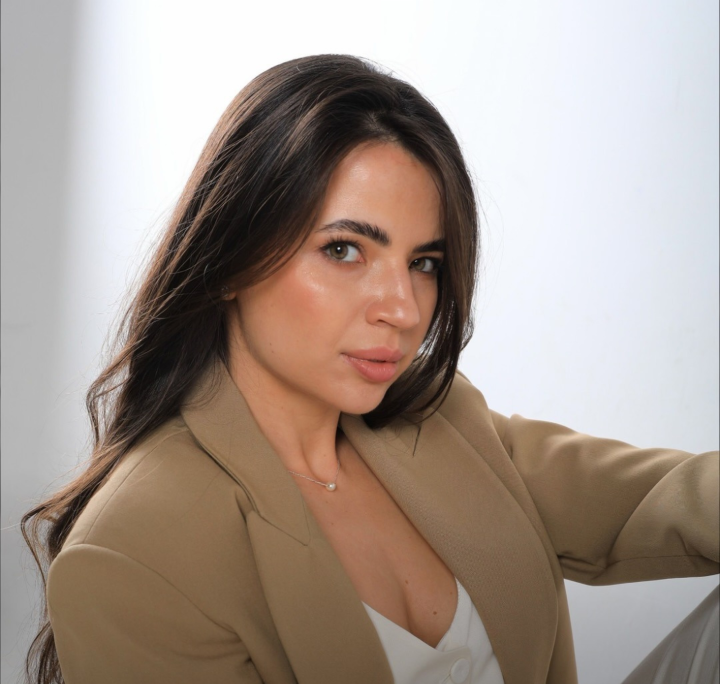
#> input picture materials/selected/marina-portrait.jpg, 2160 x 2052 px (shown at 1/3 size)
$ python images.py
#> lines starting #> are read from the running program, lines starting #| are printed output that depends on the picture
"""Готовит webp-варианты фото для site/assets/img из materials/.
Запуск: python3 tools/images.py"""
from pathlib import Path
from PIL import Image, ImageOps

ROOT = Path(__file__).resolve().parent.parent
IG = ROOT / 'materials/instagram/media'
SEL = ROOT / 'materials/selected'
OUT = ROOT / 'site/assets/img'

# имя: (исходник, кроп в долях (l, t, r, b), ширины)
SPECS = {
    'marina-portrait': (SEL / 'marina-portrait.jpg', (0, 0, 1, 1), (640, 1100)),
    'marina-window':   (SEL / 'marina-window.jpg', (0, 0, 1, 1), (640, 1100)),
    'marina-boutique': (SEL / 'marina-boutique.jpg', (0, 0, 1, 1), (691,)),
    'marina-licence':  (IG / 'Dd1NQjyiFb3-6.jpg', (0.0, 0.14, 0.92, 0.56), (640, 1100)),
    'marina-dele':     (IG / 'Dd1NQjyiFb3-4.jpg', (0.0, 0.0, 1.0, 0.56), (640, 1100)),
    'marina-observ':   (IG / 'DOxtH0ViL8F-0.jpg', (0.0, 0.2, 1.0, 0.665), (640, 1000)),
    'marina-imcas':    (IG / 'DUQhw_jiBd6-6.jpg', (0.0, 0.0, 1.0, 0.76), (640,)),
    'clinic-room':     (SEL / 'clinic-room.jpg', (0, 0, 1, 1), (720, 1400, 2200)),
    'device-volnewmer':(SEL / 'craft-device.jpg', (0, 0, 1, 1), (720, 1200)),
    'team':            (SEL / 'team-white.jpg', (0, 0, 1, 1), (720, 1200)),
    'scan-daylight':   (IG / 'DZNu7PIiESR-6.jpg', (0.0, 0.0, 1.0, 0.46), (640, 1080)),
    'scan-uv':         (IG / 'DZNu7PIiESR-5.jpg', (0.0, 0.0, 0.48, 0.41), (520,)),
    'scan-uv-after':   (IG / 'DZNu7PIiESR-5.jpg', (0.494, 0.0, 1.0, 0.41), (520,)),
    'tx-diagnostico':  (SEL / 'tx-diagnostico.jpg', (0, 0, 1, 1), (640, 1100)),
    'tx-aparatologia': (SEL / 'tx-aparatologia.jpg', (0, 0, 1, 1), (640, 1000)),
    'tx-cuidados':     (SEL / 'tx-cuidados.jpg', (0, 0, 1, 1), (640, 1100)),
    'tx-inyectables':  (SEL / 'tx-inyectables.jpg', (0, 0, 1, 1), (640, 1100)),
    'tx-tricologia':   (SEL / 'tx-tricologia.jpg', (0, 0, 1, 1), (640, 1100)),
}
for case in ('lips', 'pigment', 'redness', 'acne', 'body'):
    for side in ('before', 'after'):
        SPECS[f'ba-{case}-{side}'] = (SEL / f'ba-{case}-{side}.jpg', (0, 0, 1, 1), (640, 1100))


def main():
    OUT.mkdir(parents=True, exist_ok=True)
    sizes = {}
    for name, (src, (l, t, r, b), widths) in SPECS.items():
        im = ImageOps.exif_transpose(Image.open(src)).convert('RGB')
#> im is the input picture: PIL image 2160x2052 RGB; mean R, G, B 166.1, 152.1, 143.1
        w, h = im.size
#> w = 2160; h = 2052
        im = im.crop((round(l * w), round(t * h), round(r * w), round(b * h)))
        sizes[name] = im.size
        for tw in widths:
            if tw > im.width * 1.05 and tw != widths[0]:
                continue
            v = im if im.width <= tw else im.resize((tw, round(im.height * tw / im.width)), Image.LANCZOS)
            v.save(OUT / f'{name}-{tw}.webp', 'WEBP', quality=80, method=6)
#> this loop made 2 passes
#> pass 1, in main, `v = im if im.width <= tw else im.resize((tw, round(im.height * tw / im..`:
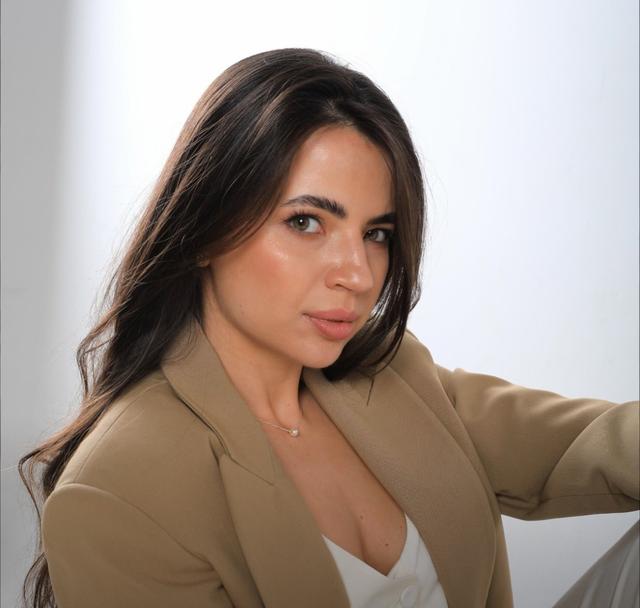
#> v: PIL image 640x608 RGB; mean R, G, B 166.1, 152.1, 143.2
        print(name, im.size)
#| marina-portrait (2160, 2052)
#> pass 2 of the loop in main, `for name, (src, (l, t, r, b), widths) in SPECS.items():`:
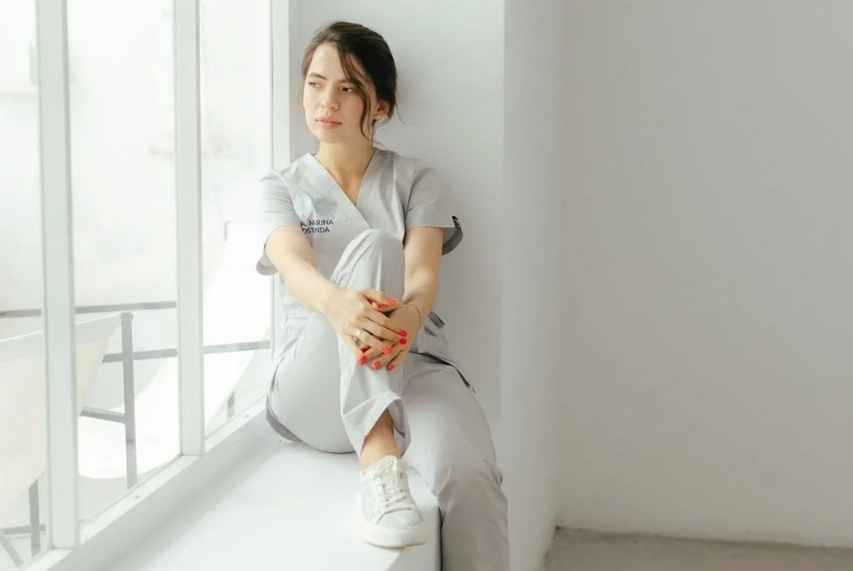
#> input picture materials/selected/marina-window.jpg, 1706 x 1142 px (shown at 1/2 size)
#> in main, im is the input picture: PIL image 1706x1142 RGB; mean R, G, B 191.1, 190.6, 182.5
#> the loop in main, `for tw in widths:` made 2 passes
#> pass 1, in main, `v = im if im.width <= tw else im.resize((tw, round(im.height * tw / im..`:
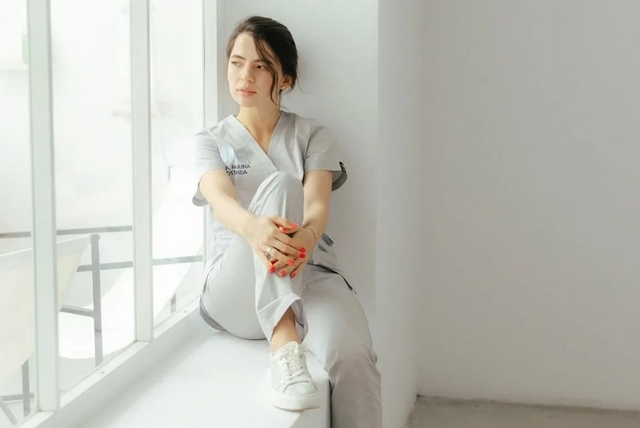
#> v: PIL image 640x428 RGB; mean R, G, B 191.1, 190.6, 182.5
#| marina-window (1706, 1142)
    # OG
    og = Image.open(SEL / 'hero-marina.jpg').convert('RGB')
    og = ImageOps.fit(og, (1200, 630), centering=(0.5, 0.3))
    og.save(OUT / 'og.jpg', quality=82)


if __name__ == '__main__':
#> (the run stopped early here; a loop or call above may not have finished)
